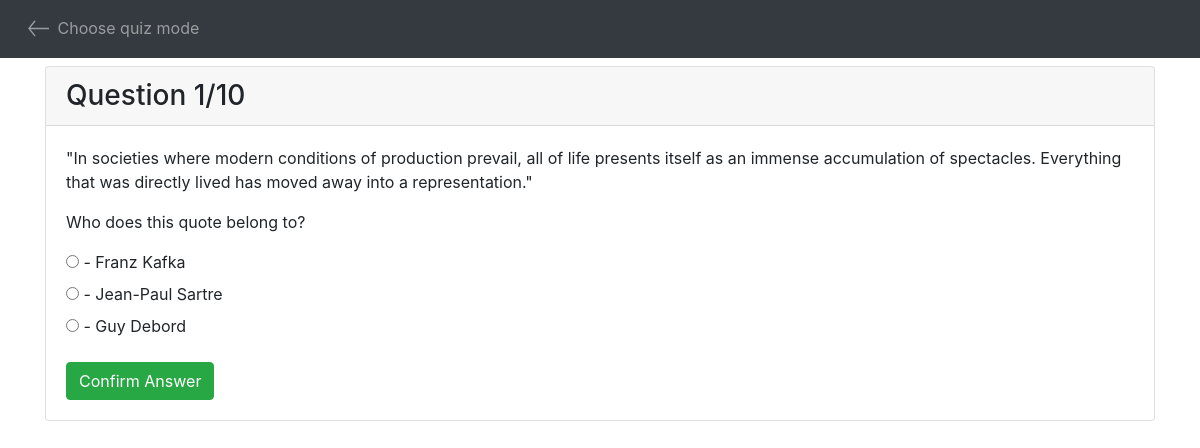
The page /views/multiple.php on the database its author committed.
### tables this page shows
CREATE TABLE `quotes` (
  `id` int(100) NOT NULL,
  `body` text NOT NULL,
  `author_id` int(100) NOT NULL
);

CREATE TABLE `authors` (
  `id` int(100) NOT NULL,
  `name` varchar(255) NOT NULL
);

### models/Quote.php (called while the page is built, shortened)
<?php
    class Quote{
        private $conn;
        private $table = "quotes";
        public function __construct($db){
            $this->conn = $db;
        }
        public function randomQuotes(){
            $query = 'SELECT
                    a.name as author_name,
                    q.id,
                    q.body,
                    q.author_id
                FROM
                    '.$this->table.' q
                LEFT JOIN
                    authors as a ON q.author_id = a.id
                ORDER BY RAND()
                LIMIT 10';
            $stmt = $this->conn->prepare($query);
            $stmt->execute();
            $quotes = $stmt->fetchAll();
            return $quotes;
        }
    }
?>

### models/Author.php (called while the page is built, shortened)
<?php
    class Author{
        private $conn;
        private $table = "authors";
        public function __construct($db){
            $this->conn = $db;
        }
        public function multiple_IncorrectAnswers($correct_answer){
            $query = 'SELECT * FROM '.$this->table.' WHERE NOT id = ?
                ORDER BY RAND()
                LIMIT 2';
            $stmt = $this->conn->prepare($query);
            $stmt->execute([$correct_answer]);
            $authors = $stmt->fetchAll();
            return $authors;
        }
    }
?>

### views/multiple.php (the view, shortened to what this page needs)
<?php
    include_once "../models/Quote.php";
    include_once "../models/Author.php";
    $database = new Database();
    $db = $database->connect();
    if (!isset($_SESSION['mode']) || $_SESSION['mode'] == 'binary'){
        $quote = new Quote($db);
        $_SESSION['question_set'] = $quote->randomQuotes();
    }
    $quote = $_SESSION['question_set'][$_SESSION['question_number']];
    $author = new Author($db);
    $wrong_authors = $author->multiple_IncorrectAnswers($quote['author_id']);
    $variants[0] = ['id' => $quote['author_id'], 'name' => $quote['author_name']];
    $variants[1] = ['id' => $wrong_authors[0]['id'], 'name' => $wrong_authors[0]['name']];
    $variants[2] = ['id' => $wrong_authors[1]['id'], 'name' => $wrong_authors[1]['name']];
    shuffle($variants);
?>
<!DOCTYPE html>
<html lang="en">
<head>
    <link href="https://stackpath.bootstrapcdn.com/bootstrap/4.3.1/css/bootstrap.min.css" rel="stylesheet">
</head>
<body>
    <div class="container">
        <div class="card mt-2">
            <div class="card-head">
                <h3 class="card-header">Question <?=$_SESSION['question_number']+1?>/10</h3>
            </div>
            <div class="card-body">
                <p>"<?=$quote['body']?>"</p>
                <p>Who does this quote belong to?</p>
                <form action="../scripts/validateMultipleAnswer.php" method="post" class="form">
                <?php
                    foreach($variants as $variant){ ?>
                    <input type="radio" name="answer" id="<?=$variant['id']?>" value="<?=$variant['id']?>" class="answerRadio">
                    <label for="<?=$variant['id']?>">- <?=$variant['name']?></label>
                    <br>
                <?php } ?>
                    <div id="buttonBox">
                        <input type="submit" id="submit" value="Confirm Answer" class="btn btn-success mt-3">
                    </div>
                </form>
            </div>
        </div>
    </div>
</body>
</html>

### rows shown on the page
quotes: body "In societies where modern conditions of production prevail, all of life presents itself as an immense accumulation of spectacles. Everything that was directly lived has moved away into a representation."
authors: name "Franz Kafka"
authors: name "Jean-Paul Sartre"

### other values the page prints
$_SESSION['question_number']+1 "1"
$variant['name'] "Guy Debord"
